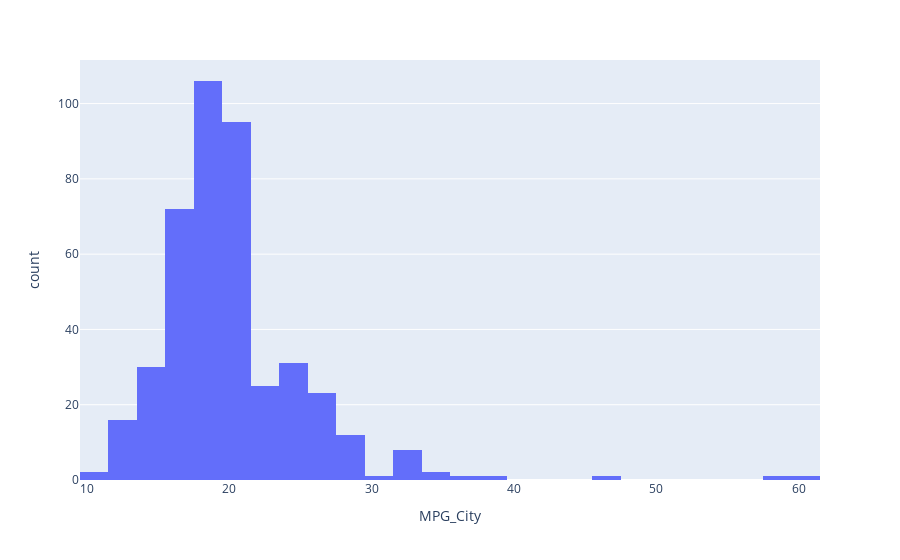

Source (notebook cell):
### Markdown cell above
### Para la variable "MPG_City"

### Code cell
fig = px.histogram(df[["MPG_City"]], x="MPG_City", nbins=50)
fig.show()

### Figure 1 — Plotly figure (JSON) as saved in the notebook; plotly's stock layout.template omitted (floating-point values rounded to 4 significant figures; data arrays with more than 128 entries replaced by an {"elided": "..."} marker saying what was removed)
{"data": [{"alignmentgroup": "True", "bingroup": "x", "hovertemplate": "MPG_City=%{x}<br>count=%{y}<extra></extra>", "legendgroup": "", "marker": {"color": "#636efa", "pattern": {"shape": ""}}, "name": "", "nbinsx": 50, "offsetgroup": "", "orientation": "v", "showlegend": false, "type": "histogram", "x": {"elided": "428 int values"}, "xaxis": "x", "yaxis": "y"}], "layout": {"barmode": "relative", "legend": {"tracegroupgap": 0}, "margin": {"t": 60}, "xaxis": {"anchor": "y", "domain": [0, 1], "title": {"text": "MPG_City"}}, "yaxis": {"anchor": "x", "domain": [0, 1], "title": {"text": "count"}}}}
